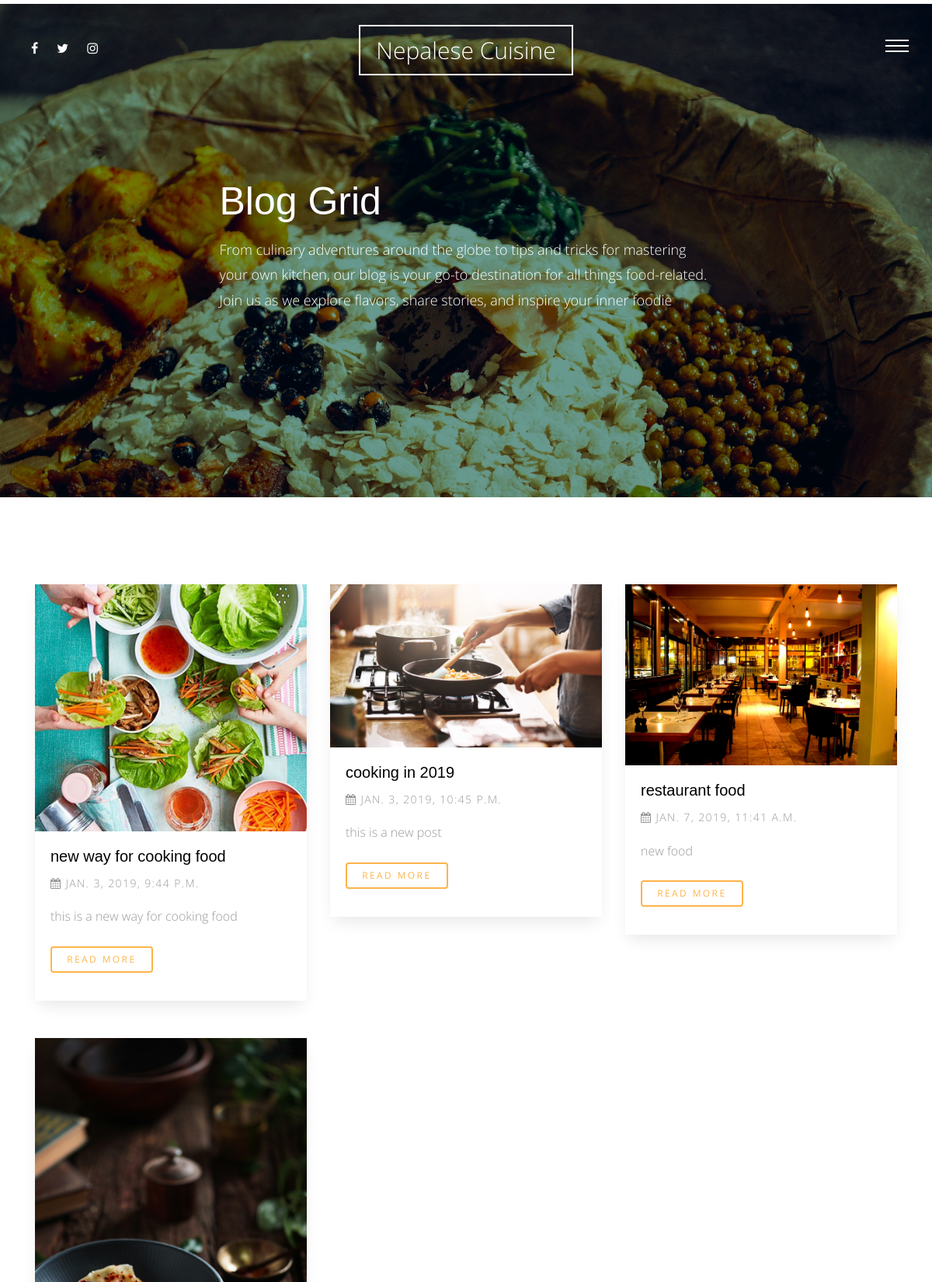
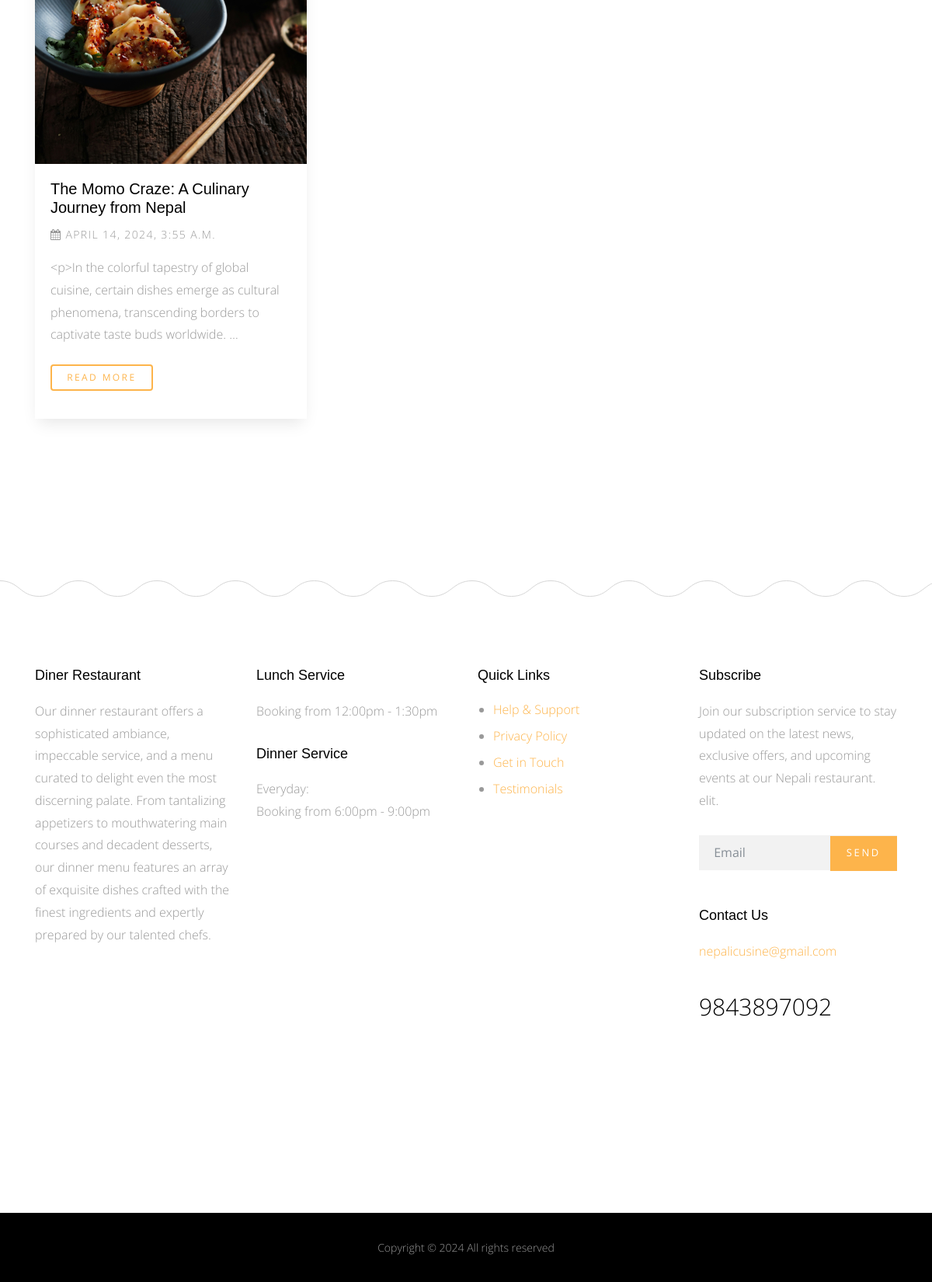
Screenshot of /blog/ with the database file from the repository (2 pictures, top to bottom).
### blog/models.py (models this page shows)
class Post(models.Model):
    title = models.CharField(max_length=50)
    content = models.TextField()
    author = models.ForeignKey(User , on_delete=models.CASCADE)
    image = models.ImageField(upload_to='blog/'  , blank=True, null=True)
    category = models.ForeignKey('Category'  ,null=True, on_delete=models.SET_NULL)
    created  = models.DateTimeField(default=timezone.now)
    tags = TaggableManager(blank=True)
    class Meta:
        verbose_name = ' post'
        verbose_name_plural = 'posts'
    def __str__(self):
        return self.title

### blog/views.py (the view)
# urls.py: path('',views.post_list , name='post_list' ),
def post_list(request):
    post_list = Post.objects.all()
    search_query = request.GET.get('q')
    if search_query :
        post_list = post_list.filter(
            Q(title__icontains = search_query)|
            Q(content__icontains= search_query) |
            Q(tags__name__icontains= search_query)
        ).distinct()
    paginator = Paginator(post_list, 25) # Show 25 posts per page
    page = request.GET.get('page')
    post_list = paginator.get_page(page)
    context = {
        'post_list' : post_list ,
    }
    return render(request , 'Post/post_list.html' , context)

### blog/templates/Post/post_list.html (shortened to what this page needs)
{% extends 'base.html' %}
{% load static %}
{% block body %}
      <div class="main-wrap">
        <div class="cover_1 cover_sm">
          <div class="img_bg" style="background-image: url({% static 'site_static/img/slider-1.jpg' %})" data-stellar-background-ratio="0.5">
            <div class="container">
              <div class="row align-items-center justify-content-center">
                <div class="col-md-7" data-aos="fade-up">
                  <h2 class="heading">Blog Grid</h2>
                  <p class="lead">From culinary adventures around the globe to tips and tricks for mastering your own kitchen, our blog is your go-to destination for all things food-related. Join us as we explore flavors, share stories, and inspire your inner foodie</p>
                </div>
              </div>
            </div>
          </div>
        </div>
       <div class="section">
          <div class="container">
            <div class="row mb-5">
             {% for post in post_list %}
                <div class="col-md-4">
                    <div class="media d-block media-bg-white mb-5" data-aos="fade-up"  data-aos-delay="400">
                    <figure>
                        <a href="blog-single.html"><img src="{{post.image.url}}" alt="Image placeholder" class="img-fluid"></a>
                    </figure>
                    <div class="media-body">
                        <h3><a href="{% url 'blog:post_detail' post.id %}">{{post}}</a></h3>
                        <p class="post-meta"><span><span class="fa fa-calendar"></span> {{post.created}}</span></p>
                        <p class="mb-4">{{post.content|truncatewords:20}}</p>
                        <p><a href="{% url 'blog:post_detail' post.id %}" class="btn btn-primary btn-outline-primary btn-sm">Read More</a></p>
                    </div>
                    </div>
                </div>
             {% endfor %}
            </div>
        </div>
      </div>
      {% endblock body %}

### static/site_static/css/style.css (style rules this page uses)
html { overflow-x: hidden; }
body { background: #fff; font-family: "Open Sans", cursive; font-size: 16px; line-height: 1.8; font-weight: 300; color: #999999; }
a { -webkit-transition: .3s all ease; -o-transition: .3s all ease; transition: .3s all ease; text-decoration: none; }
h1, h2, h3, h4, h5 { color: #000; font-family: "Playfair Display", Arial, sans-serif; }
h1 a, h2 a, h3 a, h4 a, h5 a { color: #000; }
.btn, .form-control { outline: none; }
.btn { font-size: 13px; text-transform: uppercase; letter-spacing: .2em; }
.btn.btn-primary { color: #fff; border-width: 2px; }
.btn.btn-sm { font-size: 12px; }
.btn.btn-outline-primary { border-width: 2px; color: #fdb44b; }
.media h3 { font-size: 20px; margin-bottom: 10px; }
.media .post-meta { font-size: 14px; letter-spacing: .1em; text-transform: uppercase; }
.media.media-bg-white { -webkit-box-shadow: 0 10px 20px -5px rgba(0, 0, 0, 0.1); box-shadow: 0 10px 20px -5px rgba(0, 0, 0, 0.1); }
.media.media-bg-white figure { margin-bottom: 0; }
.media.media-bg-white .media-body { padding: 20px; background: #fff; }
.lead { font-size: 16px; }
.section { padding: 7em 0; }
.cover_1 { position: relative; }
.cover_1 .lead { color: #fff; font-size: 18px; }
.cover_1 .img_bg { background-repeat: no-repeat; background-size: cover !important; background-position: center center; }
.cover_1 .img_bg, .cover_1 .img_bg > .container > .row { min-height: 700px; height: 100vh; }
.cover_1.cover_sm .img_bg, .cover_1.cover_sm .img_bg > .container > .row { min-height: 600px; height: 80vh; }
.cover_1 .heading { color: white; font-weight: 300; font-size: 30px; line-height: 1.5; }
@media (min-width: 768px) { .cover_1 .heading { font-size: 50px; line-height: 1.5; } }

### rows the page displays
Post: image (picture), title "new way for cooking food", created "JAN. 3, 2019, 9:44 P.M.", content "this is a new way for cooking food"
Post: image (picture), title "cooking in 2019", created "JAN. 3, 2019, 10:45 P.M.", content "this is a new post"
Post: image (picture), title "restaurant food", created "JAN. 7, 2019, 11:41 A.M.", content "new food"
Post: image (picture), title "The Momo Craze: A Culinary Journey from Nepal", created "APRIL 14, 2024, 3:55 A.M.", content "<p>In the colorful tapestry of global cuisine, certain dishes emerge as cultural phenomena, transcending borders to captivate taste buds worldwide. …"
